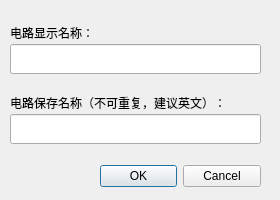
<?xml version="1.0" encoding="UTF-8"?>
<ui version="4.0">
 <class>ChangeCircuitNameDialog</class>
 <widget class="QDialog" name="ChangeCircuitNameDialog">
  <property name="geometry">
   <rect>
    <x>0</x>
    <y>0</y>
    <width>280</width>
    <height>200</height>
   </rect>
  </property>
  <property name="windowTitle">
   <string>更改电路名称</string>
  </property>
  <widget class="QDialogButtonBox" name="buttonBox">
   <property name="geometry">
    <rect>
     <x>100</x>
     <y>160</y>
     <width>161</width>
     <height>32</height>
    </rect>
   </property>
   <property name="orientation">
    <enum>Qt::Horizontal</enum>
   </property>
   <property name="standardButtons">
    <set>QDialogButtonBox::Cancel|QDialogButtonBox::Ok</set>
   </property>
  </widget>
  <widget class="QWidget" name="">
   <property name="geometry">
    <rect>
     <x>10</x>
     <y>10</y>
     <width>251</width>
     <height>151</height>
    </rect>
   </property>
   <layout class="QVBoxLayout" name="NamesLayout">
    <item>
     <layout class="QVBoxLayout" name="DisplayNameLayout">
      <property name="spacing">
       <number>4</number>
      </property>
      <item>
       <widget class="QLabel" name="staticLabel1">
        <property name="maximumSize">
         <size>
          <width>16777215</width>
          <height>15</height>
         </size>
        </property>
        <property name="text">
         <string>电路显示名称：</string>
        </property>
       </widget>
      </item>
      <item>
       <widget class="QLineEdit" name="displayNameLineEdit">
        <property name="minimumSize">
         <size>
          <width>0</width>
          <height>30</height>
         </size>
        </property>
        <property name="text">
         <string/>
        </property>
       </widget>
      </item>
     </layout>
    </item>
    <item>
     <layout class="QVBoxLayout" name="SectionNameLayout">
      <property name="spacing">
       <number>4</number>
      </property>
      <item>
       <widget class="QLabel" name="staticLabel2">
        <property name="maximumSize">
         <size>
          <width>16777215</width>
          <height>15</height>
         </size>
        </property>
        <property name="text">
         <string>电路保存名称（不可重复，建议英文）：</string>
        </property>
       </widget>
      </item>
      <item>
       <widget class="QLineEdit" name="sectionNameLineEdit">
        <property name="minimumSize">
         <size>
          <width>0</width>
          <height>30</height>
         </size>
        </property>
        <property name="text">
         <string/>
        </property>
       </widget>
      </item>
     </layout>
    </item>
   </layout>
  </widget>
 </widget>
 <resources/>
 <connections>
  <connection>
   <sender>buttonBox</sender>
   <signal>accepted()</signal>
   <receiver>ChangeCircuitNameDialog</receiver>
   <slot>accept()</slot>
   <hints>
    <hint type="sourcelabel">
     <x>260</x>
     <y>174</y>
    </hint>
    <hint type="destinationlabel">
     <x>157</x>
     <y>199</y>
    </hint>
   </hints>
  </connection>
  <connection>
   <sender>buttonBox</sender>
   <signal>rejected()</signal>
   <receiver>ChangeCircuitNameDialog</receiver>
   <slot>reject()</slot>
   <hints>
    <hint type="sourcelabel">
     <x>260</x>
     <y>180</y>
    </hint>
    <hint type="destinationlabel">
     <x>279</x>
     <y>199</y>
    </hint>
   </hints>
  </connection>
  <connection>
   <sender>displayNameLineEdit</sender>
   <signal>editingFinished()</signal>
   <receiver>ChangeCircuitNameDialog</receiver>
   <slot>displayNameEditFinished()</slot>
   <hints>
    <hint type="sourcelabel">
     <x>98</x>
     <y>62</y>
    </hint>
    <hint type="destinationlabel">
     <x>170</x>
     <y>-7</y>
    </hint>
   </hints>
  </connection>
  <connection>
   <sender>sectionNameLineEdit</sender>
   <signal>textChanged(QString)</signal>
   <receiver>ChangeCircuitNameDialog</receiver>
   <slot>sectionNameTextChanged()</slot>
   <hints>
    <hint type="sourcelabel">
     <x>126</x>
     <y>132</y>
    </hint>
    <hint type="destinationlabel">
     <x>77</x>
     <y>-6</y>
    </hint>
   </hints>
  </connection>
 </connections>
 <slots>
  <slot>displayNameEditFinished()</slot>
  <slot>sectionNameTextChanged()</slot>
 </slots>
</ui>
